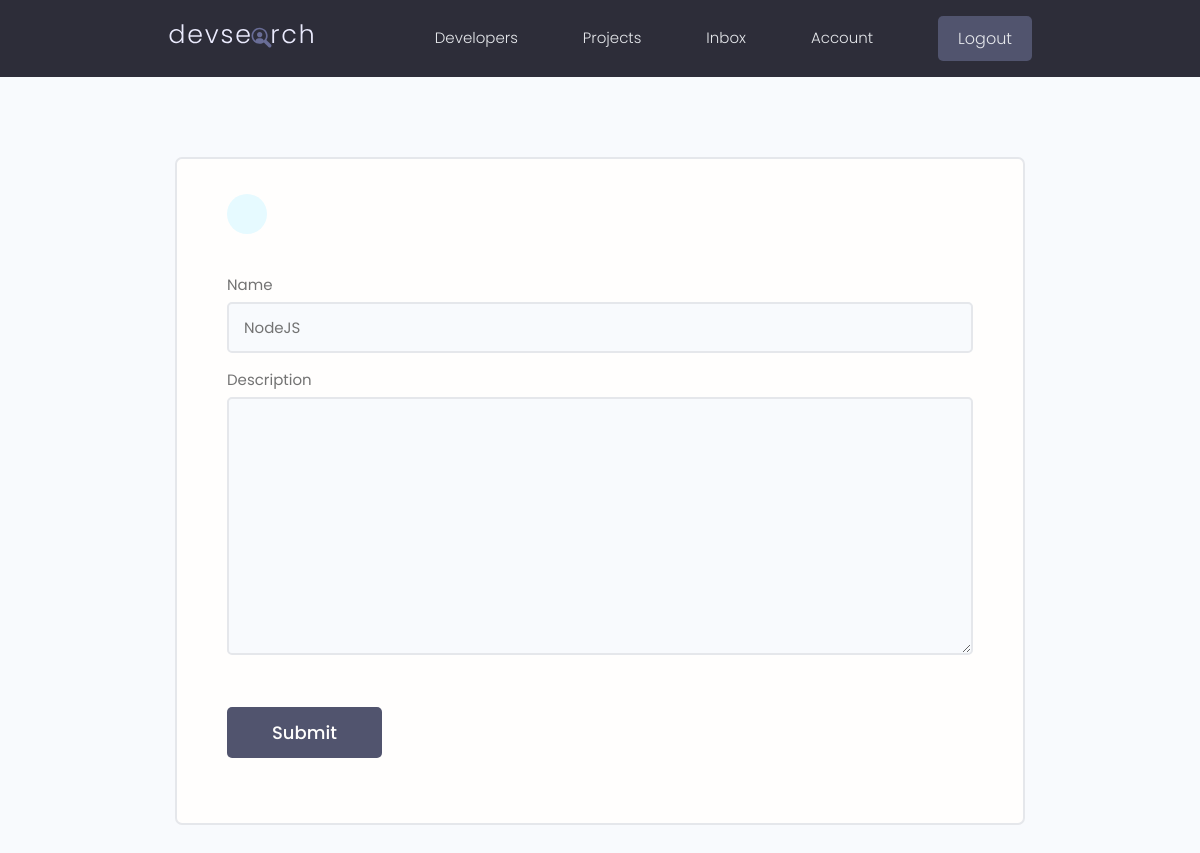
/edit-skill/defc9ae2-9d27-460d-9326-b57e5d7916ec (signed in), run on an earlier commit of the app's database.
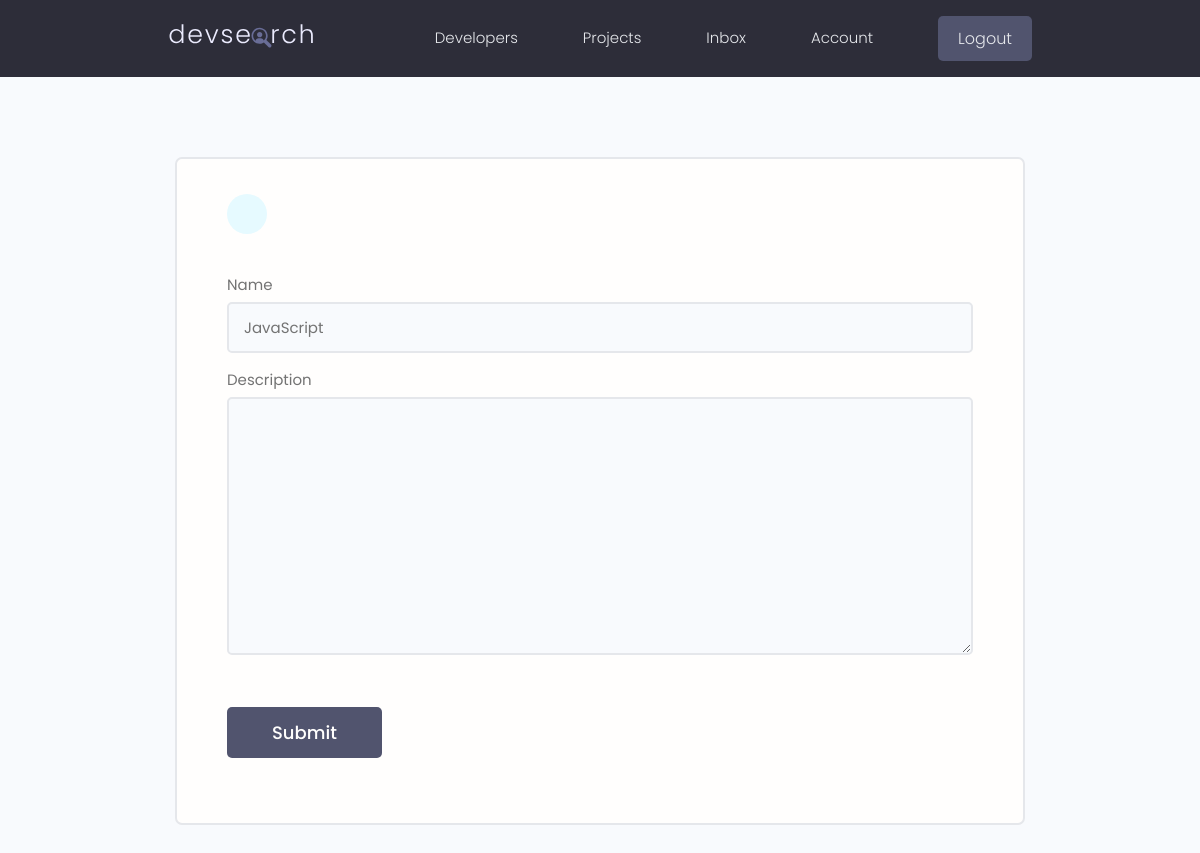
And on a later commit of the database.
### developer/models.py (models this page shows, shortened)
class Skill(models.Model):
    id = models.UUIDField(default=uuid.uuid4,
                          primary_key=True, unique=True, editable=False)
    developer = models.ForeignKey(Developer, on_delete=models.CASCADE)
    name = models.CharField(max_length=200, blank=True, null=True)
    description = models.TextField(blank=True, null=True)
    created = models.DateTimeField(auto_now_add=True)

### developer/views.py (the view)
# urls.py: path('edit-skill/<str:pk>', views.edit_skill, name='edit_skill'),
@login_required(login_url='developer:login')
def edit_skill(request, pk):
    developer = request.user.developer
    skill = developer.skill_set.get(pk=pk)
    form = SkillForm(instance=skill)
    if request.method == 'POST':
        form = SkillForm(request.POST, instance=skill)
        if form.is_valid():
            skill.save()
            messages.success(request, 'Skill was updated')
            return redirect('developer:account')
    context = {'form': form}
    template_name = 'developer/skill_form.html'
    return render(request, template_name, context)

### developer/forms.py
class SkillForm(ModelForm):
    class Meta:
        model = Skill
        fields = ['name', 'description']
    def __init__(self, *args, **kwargs):
        super(SkillForm, self).__init__(*args, **kwargs)
        for name, field in self.fields.items():
            field.widget.attrs.update({'class': 'input'})

### developer/templates/developer/skill_form.html (shortened to what this page needs)
{% extends 'main.html' %}
{% block content %}
<main class="formPage my-xl">
    <div class="content-box">
        <div class="formWrapper">
            <a class="backButton" href="{% url 'developer:account' %}"></a>
            <br>
            <form class="form" method="POST" action="">
                {% for field in form %}
                <div class="form__field">
                    <label for="formInput#text">{{ field.label }}</label>
                    {{ field }}
                </div>
                {% endfor %}
                <input class="btn btn--sub btn--lg  my-md" type="submit" value="Submit" />
            </form>
        </div>
    </div>
</main>
{% endblock %}

What changed in the data, as far as the page shows it:
changed Skill: name "NodeJS" → "JavaScript"
